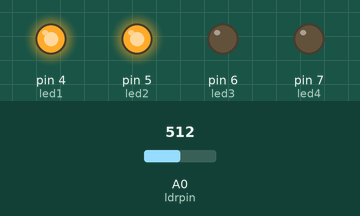
Simulated run of this sketch. Board: Arduino Uno, built with avr-gcc and run on an emulated ATmega328P. On the bench: output pins drawn as LEDs (lit = HIGH). Inputs (shaded band) come from the test bench; at power-on: A0 (ldrpin) = 512.

Above: at 1.2 s.
1.3 s: A0 (ldrpin) set to 501
At 2.6 s:
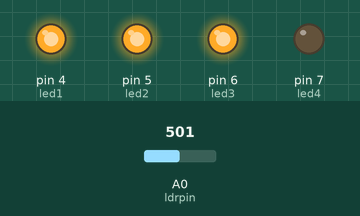
2.9 s: A0 (ldrpin) set to 273
4.4 s: A0 (ldrpin) set to 244
At 5.2 s:
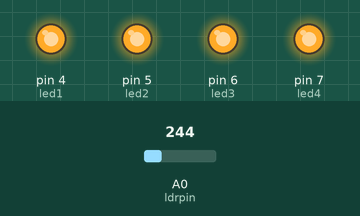
5.9 s: A0 (ldrpin) set to 778
At 6.4 s:
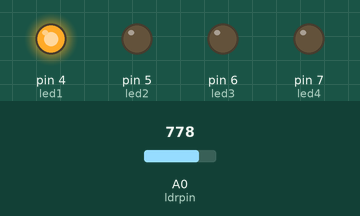
7.5 s: A0 (ldrpin) set to 758
At 8.8 s:
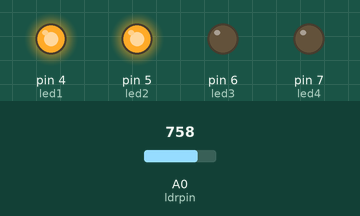
9.1 s: A0 (ldrpin) set to 900
At 10.1 s:
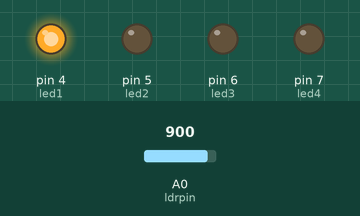
Timing chart, 0 to 11.7 s (numbered marks = the images above; inputs shaded):
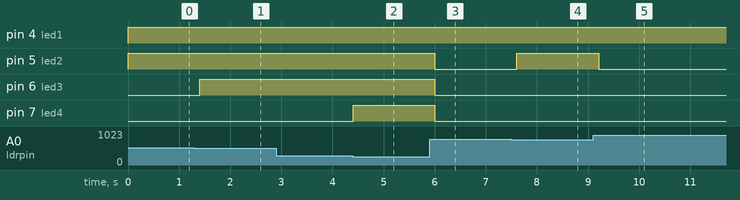

Measured:
- the behaviour switches between 512 and 511 on A0 (ldrpin) (found by bisection; images 0 and 1)
- the behaviour switches between 256 and 255 on A0 (ldrpin) (found by bisection; images 1 and 2)
- the behaviour switches between 768 and 767 on A0 (ldrpin) (found by bisection; images 3 and 4)
- after the input at 1.3 s, pin 6 (led3): LOW → HIGH after 0.10 s
- after the input at 2.9 s, every drawn part: stays the same
- after the input at 4.4 s, pin 7 (led4): LOW → HIGH at once
- after the input at 5.9 s, pin 5 (led2), pin 6 (led3), pin 7 (led4): HIGH → LOW after 0.10 s
- after the input at 7.5 s, pin 5 (led2): LOW → HIGH after 0.11 s
- after the input at 9.1 s, pin 5 (led2): HIGH → LOW after 0.11 s

The sketch:

index.ino
```cpp
int led1=4;
int led2=5;
int led3=6;
int led4=7;
int ldrpin=A0;
int deger=0;
void setup() {
 pinMode(led1,OUTPUT);
 pinMode(led2,OUTPUT);
pinMode(led3,OUTPUT);
pinMode(led4,OUTPUT);
}
void loop() {
 deger=analogRead(ldrpin);
 if(deger>=0&&deger<=255)
 {
 digitalWrite(led1,HIGH);
 digitalWrite(led2,HIGH);
 digitalWrite(led3,HIGH);
 digitalWrite(led4,HIGH);
 }
 else if(deger>=256&&deger<=511)
 {
 digitalWrite(led1,HIGH);
 digitalWrite(led2,HIGH);
 digitalWrite(led3,HIGH);
 digitalWrite(led4,LOW);
 }
 else if(deger>=512&&deger<=767)
 {
 digitalWrite(led1,HIGH);
 digitalWrite(led2,HIGH);
 digitalWrite(led3,LOW);
 digitalWrite(led4,LOW);
 }
 else if(deger>=768&&deger<=1023)
 {
 digitalWrite(led1,HIGH);
 digitalWrite(led2,LOW);
 digitalWrite(led3,LOW);
 digitalWrite(led4,LOW);
 }
delay(200);
}
```
